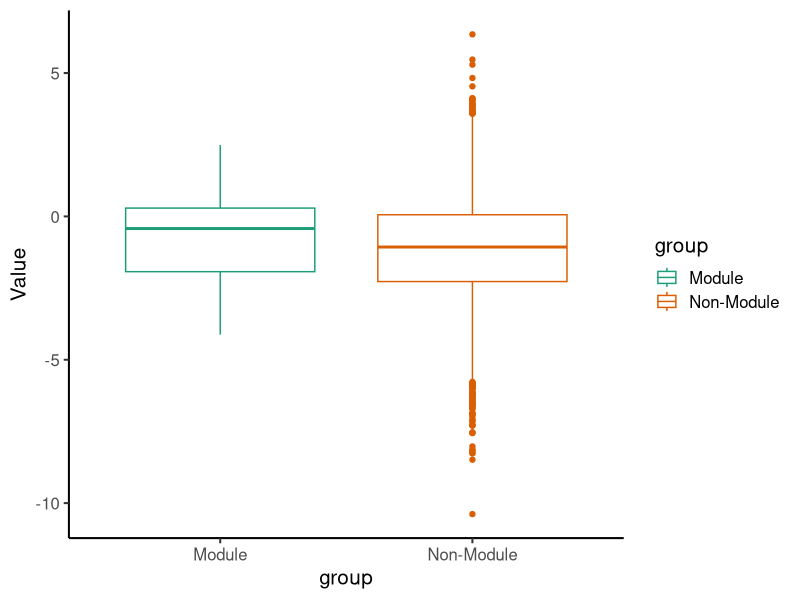

Write R code to recreate this figure.
##load libraries
library(ggplot2)

##Load mRNA half life file
final = read.csv("K562_Amit_PR_half_life.csv",sep=",",header = T,stringsAsFactors = F,row.names = 1)

###Data processing
gM = read.csv("Module_genes.csv",sep=",")
pos = which(final$hgnc_symbol %in% gM[,1])
df1 = as.data.frame(final[pos,])
df1 = unique(df1)
df2 = as.data.frame(final[-pos,])
df2 = unique(df2)
colnames(df1)[2] = "Value"
colnames(df2)[2] = "Value"

group = c(rep("Module",nrow(df1)),rep("Non-Module",nrow(df2)))
mat = cbind.data.frame(rbind.data.frame(df1,df2),group)
mat$Value = log2(mat$Value)

#Plotting
ggplot(mat, aes(x=group, y=Value,col=group)) + 
  geom_boxplot() + theme_classic(base_size = 15) + scale_color_brewer(palette="Dark2")

##Statistical test for significance
t.test(log2(df1$Value),log2(df2$Value))



